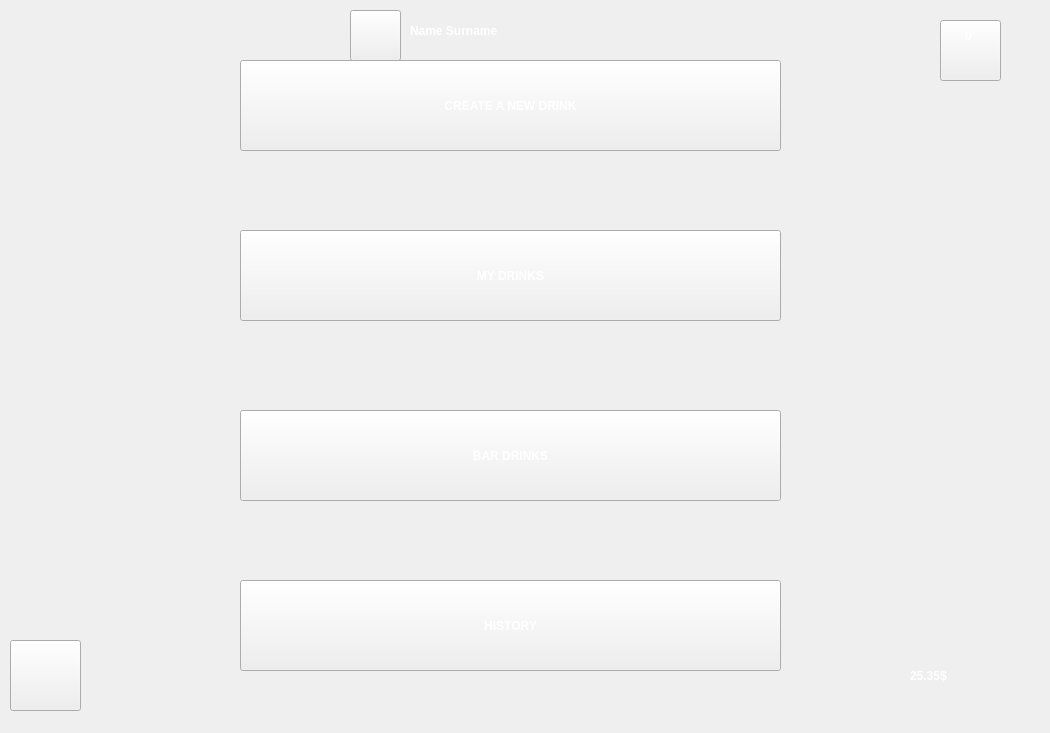
    <widget class="QWidget" name="mainMenu">
     <widget class="QPushButton" name="mainMenuCreateNewDrinkBtn">
      <property name="geometry">
       <rect>
        <x>240</x>
        <y>60</y>
        <width>541</width>
        <height>91</height>
       </rect>
      </property>
      <property name="styleSheet">
       <string notr="true">font: 75 20pt &quot;Nirmala UI&quot;;
font-weight: bold;
color: white;
border-image: url(:/icons/icons/nainMenuBtnColor.png);</string>
      </property>
      <property name="text">
       <string>CREATE A NEW DRINK</string>
      </property>
     </widget>
     <widget class="QPushButton" name="mainMenuMyDrinksBtn">
      <property name="geometry">
       <rect>
        <x>240</x>
        <y>230</y>
        <width>541</width>
        <height>91</height>
       </rect>
      </property>
      <property name="styleSheet">
       <string notr="true">font: 75 20pt &quot;Nirmala UI&quot;;
font-weight: bold;
color: white;
border-image: url(:/icons/icons/nainMenuBtnColor.png);</string>
      </property>
      <property name="text">
       <string>MY DRINKS</string>
      </property>
     </widget>
     <widget class="QPushButton" name="mainMenuBarDrinksBtn">
      <property name="geometry">
       <rect>
        <x>240</x>
        <y>410</y>
        <width>541</width>
        <height>91</height>
       </rect>
      </property>
      <property name="styleSheet">
       <string notr="true">font: 75 20pt &quot;Nirmala UI&quot;;
font-weight: bold;
color: white;
border-image: url(:/icons/icons/nainMenuBtnColor.png);</string>
      </property>
      <property name="text">
       <string>BAR DRINKS</string>
      </property>
     </widget>
     <widget class="QPushButton" name="mainMenuHistoryBtn">
      <property name="geometry">
       <rect>
        <x>240</x>
        <y>580</y>
        <width>541</width>
        <height>91</height>
       </rect>
      </property>
      <property name="styleSheet">
       <string notr="true">font: 75 20pt &quot;Nirmala UI&quot;;
font-weight: bold;
color: white;
border-image: url(:/icons/icons/nainMenuBtnColor.png);</string>
      </property>
      <property name="text">
       <string>HISTORY</string>
      </property>
     </widget>
     <widget class="QPushButton" name="mainMenuLogOutBtn">
      <property name="geometry">
       <rect>
        <x>10</x>
        <y>640</y>
        <width>71</width>
        <height>71</height>
       </rect>
      </property>
      <property name="styleSheet">
       <string notr="true">border-image: url(:/icons/icons/signOutBtnColor.png);</string>
      </property>
      <property name="text">
       <string/>
      </property>
     </widget>
     <widget class="QPushButton" name="mainMenuBtnPerson">
      <property name="geometry">
       <rect>
        <x>350</x>
        <y>10</y>
        <width>51</width>
        <height>51</height>
       </rect>
      </property>
      <property name="styleSheet">
       <string notr="true">border-image: url(:/icons/icons/personBtnColor.png);</string>
      </property>
      <property name="text">
       <string/>
      </property>
     </widget>
     <widget class="QLabel" name="mainMenuNameSurLabel">
      <property name="geometry">
       <rect>
        <x>410</x>
        <y>0</y>
        <width>351</width>
        <height>61</height>
       </rect>
      </property>
      <property name="styleSheet">
       <string notr="true">font: 75 15pt &quot;Nirmala UI&quot;;
font-weight: bold;
color: white;</string>
      </property>
      <property name="text">
       <string>Name Surname</string>
      </property>
     </widget>
     <widget class="QLabel" name="mainMenuCashCounterLabel">
      <property name="geometry">
       <rect>
        <x>910</x>
        <y>650</y>
        <width>131</width>
        <height>51</height>
       </rect>
      </property>
      <property name="styleSheet">
       <string notr="true">font: 75 20pt &quot;Nirmala UI&quot;;
font-weight: bold;
color: white;</string>
      </property>
      <property name="text">
       <string>25.35$</string>
      </property>
     </widget>
     <widget class="QLabel" name="mainMenuCashIconLabel">
      <property name="geometry">
       <rect>
        <x>840</x>
        <y>650</y>
        <width>61</width>
        <height>51</height>
       </rect>
      </property>
      <property name="styleSheet">
       <string notr="true">border-image: url(:/icons/icons/wallet.png);</string>
      </property>
      <property name="text">
       <string/>
      </property>
     </widget>
     <widget class="QLabel" name="mainMenuBackLabel">
      <property name="geometry">
       <rect>
        <x>0</x>
        <y>0</y>
        <width>1024</width>
        <height>724</height>
       </rect>
      </property>
      <property name="styleSheet">
       <string notr="true">background-image: url(:/backs/backs/mainMenuBack.png);</string>
      </property>
      <property name="text">
       <string/>
      </property>
     </widget>
     <widget class="QPushButton" name="mainMenuCartBtn">
      <property name="geometry">
       <rect>
        <x>940</x>
        <y>20</y>
        <width>61</width>
        <height>61</height>
       </rect>
      </property>
      <property name="styleSheet">
       <string notr="true">border-image: url(:/icons/icons/cartBtnColor.png);</string>
      </property>
      <property name="text">
       <string/>
      </property>
     </widget>
     <widget class="QLabel" name="mainMenuCartCounterLabel">
      <property name="geometry">
       <rect>
        <x>965</x>
        <y>20</y>
        <width>31</width>
        <height>31</height>
       </rect>
      </property>
      <property name="layoutDirection">
       <enum>Qt::RightToLeft</enum>
      </property>
      <property name="styleSheet">
       <string notr="true">font: 75 15pt &quot;Nirmala UI&quot;;
font-weight: bold;
color: white;</string>
      </property>
      <property name="text">
       <string>0</string>
      </property>
     </widget>
     <zorder>mainMenuBackLabel</zorder>
     <zorder>mainMenuCreateNewDrinkBtn</zorder>
     <zorder>mainMenuMyDrinksBtn</zorder>
     <zorder>mainMenuBarDrinksBtn</zorder>
     <zorder>mainMenuHistoryBtn</zorder>
     <zorder>mainMenuLogOutBtn</zorder>
     <zorder>mainMenuBtnPerson</zorder>
     <zorder>mainMenuNameSurLabel</zorder>
     <zorder>mainMenuCashCounterLabel</zorder>
     <zorder>mainMenuCashIconLabel</zorder>
     <zorder>mainMenuCartBtn</zorder>
     <zorder>mainMenuCartCounterLabel</zorder>
    </widget>
